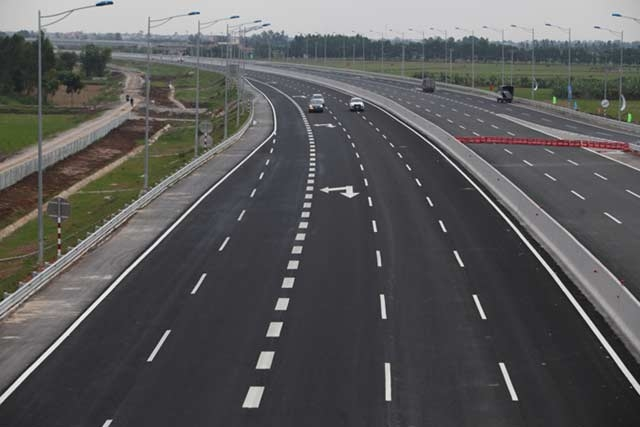
#> input picture Xu_Ly_Anh/Tuần_3-4_11-11-2019/FIRA - CAR RACING 2019 - Buoi1/caotoc.jpg, 640 x 427 px
$ python open-picture.py
#> lines starting #> are read from the running program, lines starting #| are printed output that depends on the picture
import cv2
src = cv2.imread("caotoc.jpg", 1)
#> src is the input picture: shape (427, 640, 3); mean B, G, R 89.1, 88.5, 88.9
cv2.imshow("src", src)
gray = cv2.cvtColor(src,cv2.COLOR_BGR2GRAY)
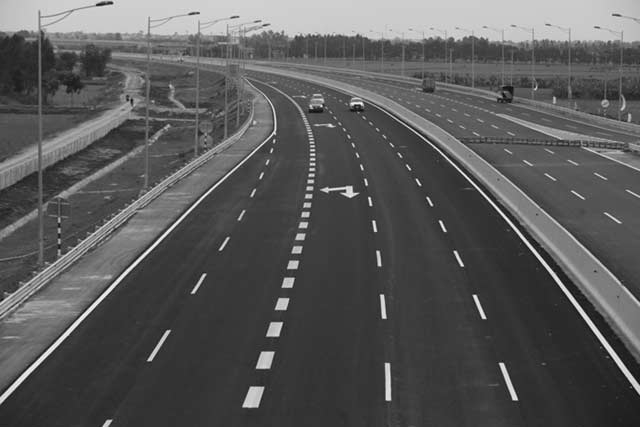
#> gray: shape (427, 640); min 8, max 254, mean 88.7
hsv = cv2.cvtColor(src,cv2.COLOR_BGR2HSV)
#> hsv: shape (427, 640, 3); mean H, S, V 89.7, 25, 93
ycrcb = cv2.cvtColor(src,cv2.COLOR_BGR2YCrCb)
#> ycrcb: shape (427, 640, 3); mean of channels 0, 1, 2 88.7, 128.1, 128.1
cv2.imshow("src",src)
cv2.imshow("gray",gray)
cv2.imshow("hsv",hsv)
cv2.imshow("ycrcb",ycrcb)
cv2.waitKey(0)
cv2.destroyAllWindows()
